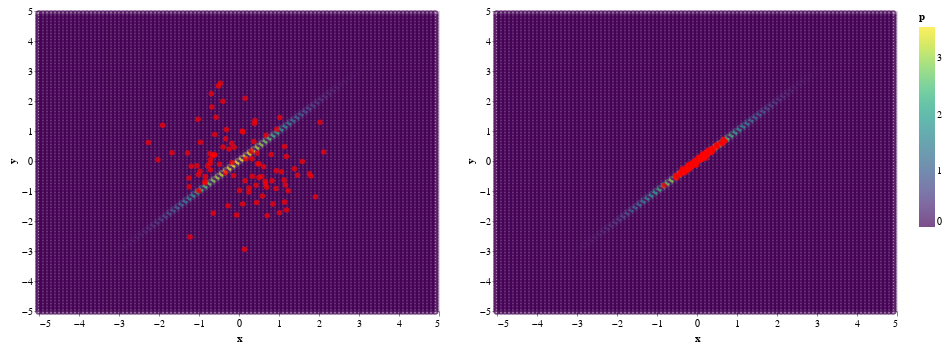

Source (notebook cell):
### Code cell
fig = get_density_chart(distribution, d=5.0, step=0.1)

(fig + get_particles_chart(x_init.cpu().numpy())) | (fig + get_particles_chart(x.cpu().numpy()))

### Figure 1 — Vega-Lite specification as saved in the notebook (floating-point values rounded to 4 significant figures; data arrays with more than 128 entries replaced by an {"elided": "..."} marker saying what was removed)
{"config": {"view": {"continuousWidth": 400, "continuousHeight": 300}}, "hconcat": [{"layer": [{"data": {"name": "data-789f4cebe78f889ff94e3a9d5bc03c9d"}, "mark": "point", "encoding": {"color": {"type": "quantitative", "field": "p", "scale": {"scheme": "viridis"}}, "tooltip": [{"type": "quantitative", "field": "x"}, {"type": "quantitative", "field": "y"}, {"type": "quantitative", "field": "p"}], "x": {"type": "quantitative", "field": "x"}, "y": {"type": "quantitative", "field": "y"}}}, {"data": {"name": "data-ebae43a065249c17f6b2c3b4f5459194"}, "mark": {"type": "circle", "color": "red"}, "encoding": {"x": {"type": "quantitative", "field": "x"}, "y": {"type": "quantitative", "field": "y"}}}]}, {"layer": [{"data": {"name": "data-789f4cebe78f889ff94e3a9d5bc03c9d"}, "mark": "point", "encoding": {"color": {"type": "quantitative", "field": "p", "scale": {"scheme": "viridis"}}, "tooltip": [{"type": "quantitative", "field": "x"}, {"type": "quantitative", "field": "y"}, {"type": "quantitative", "field": "p"}], "x": {"type": "quantitative", "field": "x"}, "y": {"type": "quantitative", "field": "y"}}}, {"data": {"name": "data-c7e1b36510c9216964109572a66828bb"}, "mark": {"type": "circle", "color": "red"}, "encoding": {"x": {"type": "quantitative", "field": "x"}, "y": {"type": "quantitative", "field": "y"}}}]}], "$schema": "https://vega.github.io/schema/vega-lite/v4.8.1.json", "datasets": {"data-789f4cebe78f889ff94e3a9d5bc03c9d": {"elided": "10000 records"}, "data-ebae43a065249c17f6b2c3b4f5459194": [{"x": -0.7858, "y": -0.1561}, {"x": -0.3131, "y": 1.049}, {"x": 1.137, "y": 0.4855}, {"x": 0.091, "y": -1.43}, {"x": -0.7189, "y": -0.08462}, {"x": -0.5742, "y": 1.458}, {"x": 0.9217, "y": -0.9164}, {"x": 0.4997, "y": -0.09815}, {"x": 1.762, "y": -0.4281}, {"x": -1.243, "y": -0.8575}, {"x": 1.162, "y": -0.7987}, {"x": 1.183, "y": 0.1467}, {"x": 0.4234, "y": -0.8102}, {"x": 0.705, "y": -1.813}, {"x": -0.9778, "y": -0.3374}, {"x": -0.4023, "y": 1.992}, {"x": 0.2523, "y": -0.8957}, {"x": -0.059, "y": -1.797}, {"x": -1.674, "y": 0.2732}, {"x": -1.053, "y": -0.1591}, {"x": -0.6426, "y": -1.738}, {"x": 0.4969, "y": -0.5466}, {"x": -0.3369, "y": -0.3946}, {"x": -0.4857, "y": -0.109}, {"x": 0.4561, "y": 0.261}, {"x": -1.008, "y": -0.9916}, {"x": -1.193, "y": -0.1716}, {"x": 1.228, "y": -0.9878}, {"x": 0.09891, "y": 0.9634}, {"x": -0.8546, "y": -0.7247}, {"x": -0.1846, "y": 0.592}, {"x": 0.3867, "y": 1.249}, {"x": -1.285, "y": 0.2706}, {"x": 0.07854, "y": 1.0}, {"x": 2.116, "y": 0.3024}, {"x": 1.386, "y": -0.258}, {"x": -0.7169, "y": -0.2951}, {"x": 0.6566, "y": -0.6781}, {"x": 0.6889, "y": -0.8715}, {"x": 0.569, "y": -0.5126}, {"x": -0.8374, "y": -0.5193}, {"x": 1.128, "y": -0.6361}, {"x": -0.4688, "y": 2.595}, {"x": 0.1549, "y": 2.095}, {"x": 1.583, "y": -0.01599}, {"x": -0.6925, "y": 2.24}, {"x": 0.2475, "y": -1.032}, {"x": 1.187, "y": -1.629}, {"x": 1.911, "y": -1.191}, {"x": 0.6727, "y": 0.8555}, {"x": -0.7285, "y": 0.2401}, {"x": -0.6074, "y": 0.1915}, {"x": -0.7128, "y": 0.0517}, {"x": 0.1782, "y": 0.07106}, {"x": -0.8412, "y": -0.6809}, {"x": -0.1235, "y": 0.461}, {"x": -0.6492, "y": 0.1864}, {"x": -2.027, "y": 0.04289}, {"x": 0.4404, "y": -1.38}, {"x": 0.6153, "y": -0.1914}, {"x": -0.2478, "y": 0.3967}, {"x": -2.269, "y": 0.619}, {"x": 0.3715, "y": 0.6466}, {"x": -1.249, "y": -0.5629}, {"x": 1.137, "y": -1.367}, {"x": -0.1314, "y": -0.4873}, {"x": -1.224, "y": -2.529}, {"x": 0.5842, "y": -1.169}, {"x": 0.8257, "y": -0.6606}, {"x": 0.4646, "y": -0.09028}, {"x": 0.01285, "y": -0.9797}, {"x": 0.8043, "y": 0.2165}, {"x": -0.6221, "y": 0.2215}, {"x": -0.334, "y": 0.742}, {"x": -1.014, "y": -0.4552}, {"x": 1.798, "y": -0.504}, {"x": 1.02, "y": 1.449}, {"x": 1.464, "y": -0.471}, {"x": 0.1516, "y": -0.6618}, {"x": -0.3982, "y": 0.4707}, {"x": -1.911, "y": 1.193}, {"x": -0.9648, "y": 0.6285}, {"x": -1.021, "y": 1.389}, {"x": -0.5146, "y": 2.501}, {"x": 0.8495, "y": -1.433}, {"x": 0.3128, "y": 0.3225}, {"x": -0.6802, "y": 1.802}, {"x": 2.024, "y": 1.293}, {"x": 0.1382, "y": -2.942}, {"x": 0.9318, "y": -0.3234}, {"x": -0.173, "y": -0.04967}, {"x": 1.011, "y": -1.727}, {"x": -0.6064, "y": 0.8873}, {"x": 0.3987, "y": 1.349}, {"x": 0.6657, "y": -0.7595}, {"x": 0.3254, "y": 0.07382}, {"x": -0.2754, "y": -1.49}, {"x": 0.9469, "y": 1.057}, {"x": 0.3304, "y": -0.5054}, {"x": 1.064, "y": -0.3583}], "data-c7e1b36510c9216964109572a66828bb": [{"x": -0.006937, "y": -0.005507}, {"x": 0.2584, "y": 0.252}, {"x": 0.1907, "y": 0.2071}, {"x": -0.3861, "y": -0.3186}, {"x": 0.04391, "y": 0.09571}, {"x": 0.3068, "y": 0.3467}, {"x": -0.04965, "y": -0.09311}, {"x": -0.07111, "y": -0.1418}, {"x": 0.3883, "y": 0.3594}, {"x": -0.2572, "y": -0.226}, {"x": 0.1062, "y": 0.04057}, {"x": 0.2363, "y": 0.2985}, {"x": -0.1606, "y": -0.1336}, {"x": -0.3006, "y": -0.3898}, {"x": -0.1379, "y": -0.1616}, {"x": 0.5199, "y": 0.5155}, {"x": -0.2239, "y": -0.19}, {"x": -0.5303, "y": -0.4724}, {"x": -0.4155, "y": -0.4008}, {"x": -0.2416, "y": -0.291}, {"x": -0.273, "y": -0.3067}, {"x": -0.06525, "y": -0.02128}, {"x": -0.01886, "y": 0.04158}, {"x": 0.0001131, "y": -0.04496}, {"x": 0.1248, "y": 0.114}, {"x": -0.2051, "y": -0.2037}, {"x": -0.3461, "y": -0.3832}, {"x": 0.1824, "y": 0.1007}, {"x": 0.3409, "y": 0.277}, {"x": -0.1314, "y": -0.1302}, {"x": 0.2436, "y": 0.1918}, {"x": 0.3008, "y": 0.3055}, {"x": -0.3175, "y": -0.3316}, {"x": 0.3174, "y": 0.2905}, {"x": 0.677, "y": 0.658}, {"x": 0.4161, "y": 0.4301}, {"x": 0.06016, "y": 0.06415}, {"x": -0.07315, "y": -0.06076}, {"x": -0.1019, "y": -0.1291}, {"x": -0.03324, "y": 0.003913}, {"x": -0.07102, "y": -0.04424}, {"x": 0.1151, "y": 0.06646}, {"x": 0.6582, "y": 0.7277}, {"x": 0.6949, "y": 0.6708}, {"x": 0.4957, "y": 0.4641}, {"x": 0.4842, "y": 0.5392}, {"x": -0.2693, "y": -0.2345}, {"x": -0.01015, "y": -0.1379}, {"x": 0.2221, "y": 0.09306}, {"x": 0.1776, "y": 0.2019}, {"x": 0.04484, "y": 0.07234}, {"x": 0.09141, "y": 0.06772}, {"x": 0.03453, "y": 0.1246}, {"x": -0.4194, "y": -0.4621}, {"x": -0.09903, "y": -0.1135}, {"x": 0.2578, "y": 0.1978}, {"x": 0.07401, "y": 0.03119}, {"x": -0.5072, "y": -0.5697}, {"x": -0.2761, "y": -0.2634}, {"x": 0.1322, "y": 0.1512}, {"x": 0.04776, "y": 0.06737}, {"x": -0.3934, "y": -0.3692}, {"x": 0.1981, "y": 0.1627}, {"x": -0.2336, "y": -0.1928}, {"x": -0.04562, "y": -0.1211}, {"x": -0.1792, "y": -0.1072}, {"x": -0.5371, "y": -0.5226}, {"x": -0.1964, "y": -0.2175}, {"x": -0.03173, "y": -0.05272}, {"x": -0.04695, "y": -0.08642}, {"x": -0.3632, "y": -0.2497}, {"x": 0.1416, "y": 0.1978}, {"x": 0.08723, "y": 0.05999}, {"x": 0.2211, "y": 0.2115}, {"x": -0.126, "y": -0.09446}, {"x": 0.3796, "y": 0.3035}, {"x": 0.2858, "y": 0.3689}, {"x": 0.3191, "y": 0.29}, {"x": -0.2034, "y": -0.1406}, {"x": 0.05391, "y": 0.08724}, {"x": -0.2142, "y": -0.1226}, {"x": -0.1143, "y": -0.07233}, {"x": 0.139, "y": 0.2304}, {"x": 0.5965, "y": 0.6197}, {"x": -0.1809, "y": -0.2162}, {"x": 0.0998, "y": 0.09395}, {"x": 0.3676, "y": 0.4195}, {"x": 0.6316, "y": 0.5646}, {"x": -0.8255, "y": -0.8259}, {"x": 0.1124, "y": 0.1506}, {"x": -0.4245, "y": -0.4277}, {"x": -0.1538, "y": -0.222}, {"x": 0.1728, "y": 0.2018}, {"x": 0.3221, "y": 0.3379}, {"x": -0.08472, "y": -0.09308}, {"x": -0.2173, "y": -0.3072}, {"x": -0.3474, "y": -0.3156}, {"x": 0.1773, "y": 0.2409}, {"x": -0.08869, "y": -0.01718}, {"x": 0.1566, "y": 0.1549}]}}
